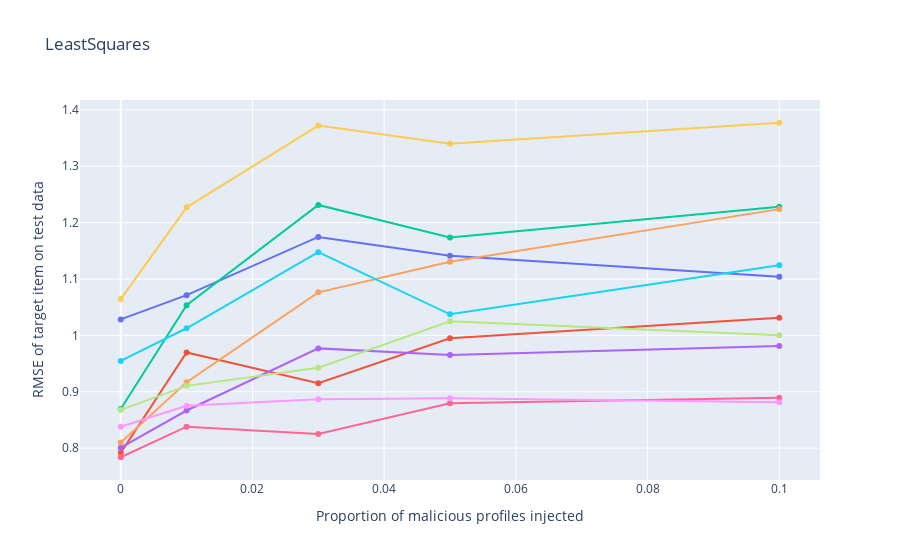
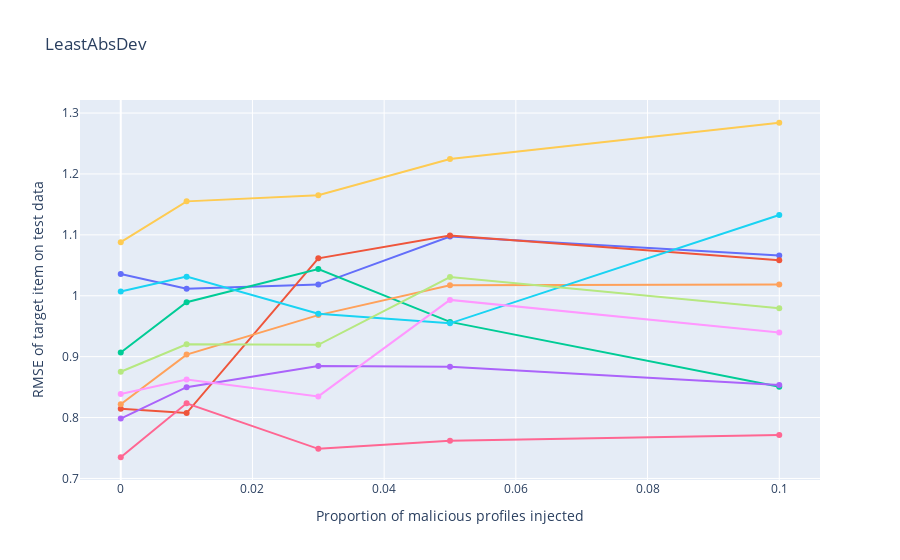
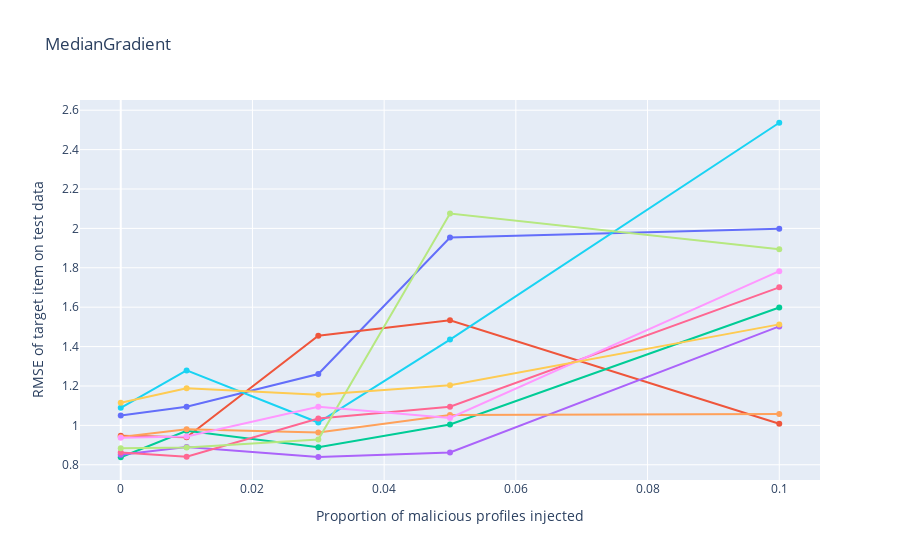
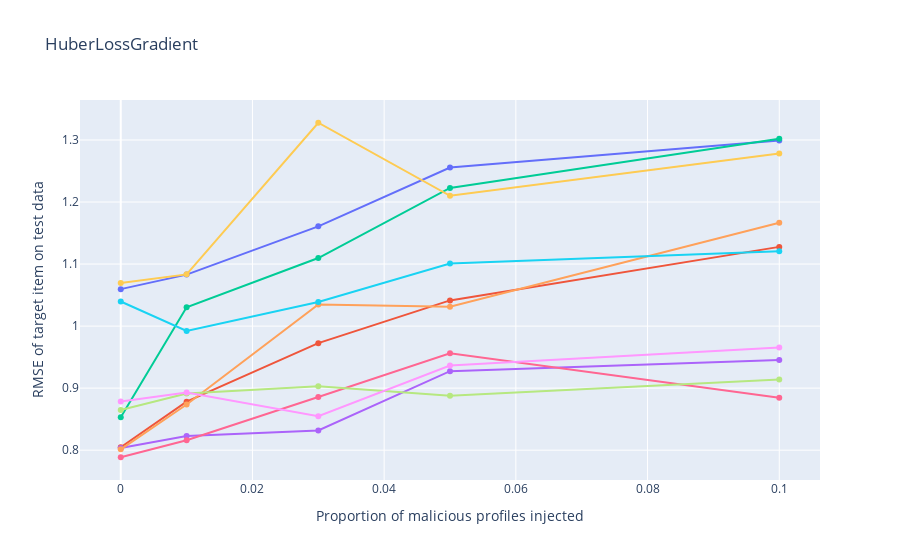

Notebook code cell kept with these figures, in order:
### Code cell
for model_name in ["LeastSquares", "LeastAbsDev", "MedianGradient", "HuberLossGradient"]:
  with open("../results/average_attack/trial1/trial1_{}.pkl".format(model_name), "rb") as f:
    (_, results) = pickle.load(f)
  plot_results(results, model_name)

### Figure 1 — Plotly figure (JSON) as saved in the notebook; plotly's stock layout.template omitted (floating-point values rounded to 4 significant figures)
{"data": [{"mode": "lines+markers", "type": "scatter", "x": [0, 0.01, 0.03, 0.05, 0.1], "y": [1.028, 1.071, 1.175, 1.141, 1.104]}, {"mode": "lines+markers", "type": "scatter", "x": [0, 0.01, 0.03, 0.05, 0.1], "y": [0.7916, 0.9697, 0.9151, 0.9947, 1.031]}, {"mode": "lines+markers", "type": "scatter", "x": [0, 0.01, 0.03, 0.05, 0.1], "y": [0.8694, 1.053, 1.231, 1.173, 1.228]}, {"mode": "lines+markers", "type": "scatter", "x": [0, 0.01, 0.03, 0.05, 0.1], "y": [0.8008, 0.8667, 0.9769, 0.9652, 0.9813]}, {"mode": "lines+markers", "type": "scatter", "x": [0, 0.01, 0.03, 0.05, 0.1], "y": [0.8099, 0.9168, 1.076, 1.131, 1.224]}, {"mode": "lines+markers", "type": "scatter", "x": [0, 0.01, 0.03, 0.05, 0.1], "y": [0.9546, 1.013, 1.148, 1.037, 1.125]}, {"mode": "lines+markers", "type": "scatter", "x": [0, 0.01, 0.03, 0.05, 0.1], "y": [0.7838, 0.838, 0.825, 0.8796, 0.8893]}, {"mode": "lines+markers", "type": "scatter", "x": [0, 0.01, 0.03, 0.05, 0.1], "y": [0.8678, 0.9104, 0.9427, 1.025, 1.0]}, {"mode": "lines+markers", "type": "scatter", "x": [0, 0.01, 0.03, 0.05, 0.1], "y": [0.8378, 0.8751, 0.8867, 0.8885, 0.8812]}, {"mode": "lines+markers", "type": "scatter", "x": [0, 0.01, 0.03, 0.05, 0.1], "y": [1.064, 1.227, 1.372, 1.34, 1.377]}], "layout": {"showlegend": false, "title": {"text": "LeastSquares"}, "xaxis": {"title": {"text": "Proportion of malicious profiles injected"}}, "yaxis": {"title": {"text": "RMSE of target item on test data"}}}}

### Figure 2 — Plotly figure (JSON) as saved in the notebook; plotly's stock layout.template omitted (floating-point values rounded to 4 significant figures)
{"data": [{"mode": "lines+markers", "type": "scatter", "x": [0, 0.01, 0.03, 0.05, 0.1], "y": [1.036, 1.012, 1.018, 1.097, 1.066]}, {"mode": "lines+markers", "type": "scatter", "x": [0, 0.01, 0.03, 0.05, 0.1], "y": [0.8144, 0.8074, 1.062, 1.099, 1.058]}, {"mode": "lines+markers", "type": "scatter", "x": [0, 0.01, 0.03, 0.05, 0.1], "y": [0.9068, 0.9893, 1.044, 0.9571, 0.8506]}, {"mode": "lines+markers", "type": "scatter", "x": [0, 0.01, 0.03, 0.05, 0.1], "y": [0.7983, 0.8498, 0.8845, 0.8834, 0.8534]}, {"mode": "lines+markers", "type": "scatter", "x": [0, 0.01, 0.03, 0.05, 0.1], "y": [0.8218, 0.9034, 0.9682, 1.017, 1.019]}, {"mode": "lines+markers", "type": "scatter", "x": [0, 0.01, 0.03, 0.05, 0.1], "y": [1.007, 1.031, 0.9706, 0.9547, 1.133]}, {"mode": "lines+markers", "type": "scatter", "x": [0, 0.01, 0.03, 0.05, 0.1], "y": [0.7348, 0.8234, 0.7486, 0.7619, 0.7715]}, {"mode": "lines+markers", "type": "scatter", "x": [0, 0.01, 0.03, 0.05, 0.1], "y": [0.8752, 0.9202, 0.9194, 1.031, 0.9794]}, {"mode": "lines+markers", "type": "scatter", "x": [0, 0.01, 0.03, 0.05, 0.1], "y": [0.8386, 0.8624, 0.8347, 0.9932, 0.9397]}, {"mode": "lines+markers", "type": "scatter", "x": [0, 0.01, 0.03, 0.05, 0.1], "y": [1.088, 1.155, 1.165, 1.225, 1.284]}], "layout": {"showlegend": false, "title": {"text": "LeastAbsDev"}, "xaxis": {"title": {"text": "Proportion of malicious profiles injected"}}, "yaxis": {"title": {"text": "RMSE of target item on test data"}}}}

### Figure 3 — Plotly figure (JSON) as saved in the notebook; plotly's stock layout.template omitted (floating-point values rounded to 4 significant figures)
{"data": [{"mode": "lines+markers", "type": "scatter", "x": [0, 0.01, 0.03, 0.05, 0.1], "y": [1.05, 1.094, 1.261, 1.953, 1.998]}, {"mode": "lines+markers", "type": "scatter", "x": [0, 0.01, 0.03, 0.05, 0.1], "y": [0.9468, 0.9399, 1.455, 1.533, 1.008]}, {"mode": "lines+markers", "type": "scatter", "x": [0, 0.01, 0.03, 0.05, 0.1], "y": [0.8381, 0.9729, 0.8884, 1.004, 1.598]}, {"mode": "lines+markers", "type": "scatter", "x": [0, 0.01, 0.03, 0.05, 0.1], "y": [0.8513, 0.8897, 0.839, 0.8623, 1.502]}, {"mode": "lines+markers", "type": "scatter", "x": [0, 0.01, 0.03, 0.05, 0.1], "y": [0.9413, 0.98, 0.9637, 1.052, 1.058]}, {"mode": "lines+markers", "type": "scatter", "x": [0, 0.01, 0.03, 0.05, 0.1], "y": [1.089, 1.279, 1.014, 1.435, 2.536]}, {"mode": "lines+markers", "type": "scatter", "x": [0, 0.01, 0.03, 0.05, 0.1], "y": [0.8628, 0.841, 1.035, 1.094, 1.701]}, {"mode": "lines+markers", "type": "scatter", "x": [0, 0.01, 0.03, 0.05, 0.1], "y": [0.8833, 0.8875, 0.9281, 2.076, 1.894]}, {"mode": "lines+markers", "type": "scatter", "x": [0, 0.01, 0.03, 0.05, 0.1], "y": [0.9369, 0.9435, 1.094, 1.038, 1.783]}, {"mode": "lines+markers", "type": "scatter", "x": [0, 0.01, 0.03, 0.05, 0.1], "y": [1.115, 1.188, 1.155, 1.204, 1.513]}], "layout": {"showlegend": false, "title": {"text": "MedianGradient"}, "xaxis": {"title": {"text": "Proportion of malicious profiles injected"}}, "yaxis": {"title": {"text": "RMSE of target item on test data"}}}}

### Figure 4 — Plotly figure (JSON) as saved in the notebook; plotly's stock layout.template omitted (floating-point values rounded to 4 significant figures)
{"data": [{"mode": "lines+markers", "type": "scatter", "x": [0, 0.01, 0.03, 0.05, 0.1], "y": [1.06, 1.083, 1.161, 1.256, 1.299]}, {"mode": "lines+markers", "type": "scatter", "x": [0, 0.01, 0.03, 0.05, 0.1], "y": [0.8048, 0.8782, 0.9725, 1.041, 1.128]}, {"mode": "lines+markers", "type": "scatter", "x": [0, 0.01, 0.03, 0.05, 0.1], "y": [0.853, 1.03, 1.11, 1.223, 1.302]}, {"mode": "lines+markers", "type": "scatter", "x": [0, 0.01, 0.03, 0.05, 0.1], "y": [0.8036, 0.823, 0.8317, 0.9273, 0.9454]}, {"mode": "lines+markers", "type": "scatter", "x": [0, 0.01, 0.03, 0.05, 0.1], "y": [0.8013, 0.8736, 1.035, 1.031, 1.167]}, {"mode": "lines+markers", "type": "scatter", "x": [0, 0.01, 0.03, 0.05, 0.1], "y": [1.04, 0.9923, 1.039, 1.101, 1.121]}, {"mode": "lines+markers", "type": "scatter", "x": [0, 0.01, 0.03, 0.05, 0.1], "y": [0.7886, 0.8159, 0.8856, 0.9561, 0.8844]}, {"mode": "lines+markers", "type": "scatter", "x": [0, 0.01, 0.03, 0.05, 0.1], "y": [0.8647, 0.8915, 0.9029, 0.8878, 0.9141]}, {"mode": "lines+markers", "type": "scatter", "x": [0, 0.01, 0.03, 0.05, 0.1], "y": [0.8784, 0.893, 0.8548, 0.9364, 0.9655]}, {"mode": "lines+markers", "type": "scatter", "x": [0, 0.01, 0.03, 0.05, 0.1], "y": [1.069, 1.083, 1.328, 1.21, 1.278]}], "layout": {"showlegend": false, "title": {"text": "HuberLossGradient"}, "xaxis": {"title": {"text": "Proportion of malicious profiles injected"}}, "yaxis": {"title": {"text": "RMSE of target item on test data"}}}}
